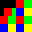

Rendered tile map (Tiled .tmx) drawn with the repository's tilesets; below, a short description and the full map source, tile grids included:
An orthogonal 2x2 tile map with 16x16 px tiles, 1 tile layer (Tile Layer 1), 2 tilesets.

<map version="1.10" tiledversion="1.10.2" orientation="orthogonal" renderorder="right-down" width="2" height="2" tilewidth="16" tileheight="16" infinite="0" hexsidelength="0" staggeraxis="y" staggerindex="odd" backgroundcolor="#000000" nextlayerid="2" nextobjectid="1">
 <tileset firstgid="1" name="no_tile_offset" tilewidth="16" tileheight="16" tilecount="4" columns="2">
  <image source="4_color_sprite.png" width="32" height="32" />
 </tileset>
 <tileset firstgid="5" name="tile_offset" tilewidth="16" tileheight="16" tilecount="4" columns="2">
  <tileoffset x="4" y="8" />
  <image source="4_color_sprite.png" width="32" height="32" />
 </tileset>
 <layer id="1" name="Tile Layer 1" width="2" height="2">
  <data encoding="csv">
5,1,
1,1
</data>
 </layer>
</map>
